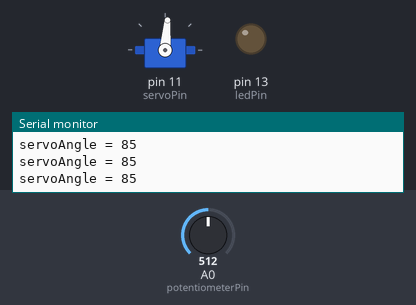
Bench run of a sketch on a simulated Arduino Uno, built with avr-gcc and run on an emulated ATmega328P. Parts: servo, output pins drawn as LEDs (lit = HIGH), the last lines printed to the serial monitor. The inputs (shaded band) are chosen by the test bench; at power-on: A0 (potentiometerPin) = 512.

Above: at 1.2 s.
1.3 s: A0 (potentiometerPin) set to 577
At 2.2 s:
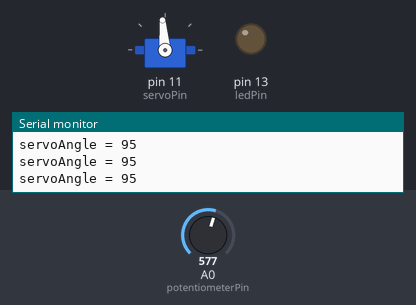
4.3 s: A0 (potentiometerPin) set to 598
At 4.9 s:
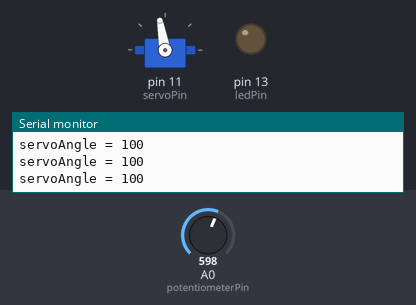
5.8 s: A0 (potentiometerPin) set to 306
At 6.1 s:
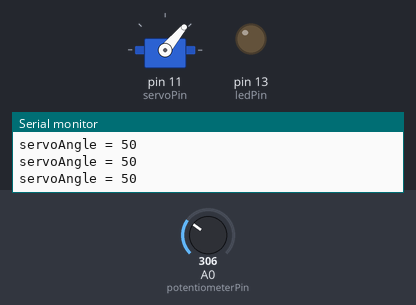
7.3 s: A0 (potentiometerPin) set to 64
At 8.4 s:
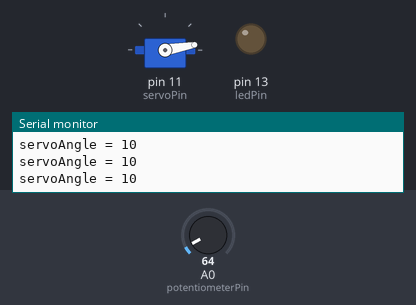
8.8 s: A0 (potentiometerPin) set to 52
At 9.4 s:
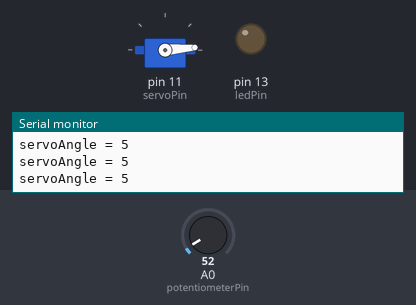
11.8 s: A0 (potentiometerPin) set to 122
At 12.8 s:
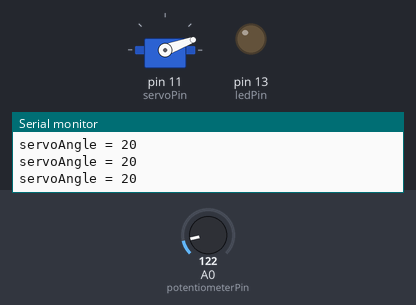
Timing chart, 0 to 14.3 s (numbered marks = the images above; inputs shaded):
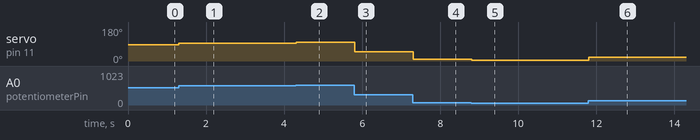

Measured:
- after the input at 1.3 s, servo on pin 11 (servoPin): 85° → 95° at once
- after the input at 4.3 s, servo on pin 11 (servoPin): 95° → 100° at once
- after the input at 5.8 s, servo on pin 11 (servoPin): 100° → 50° at once
- after the input at 7.3 s, servo on pin 11 (servoPin): 50° → 10° at once
- after the input at 8.8 s, servo on pin 11 (servoPin): 10° → 5° at once
- after the input at 11.8 s, servo on pin 11 (servoPin): 5° → 20° at once

The sketch:

uno-servo-potentiometer.ino
```cpp
#include <Servo.h>      // include the servo library

int potentiometerPin = 0;    // select the input pin for the potentiometer
int ledPin = LED_BUILTIN;   // select the pin for the LED
int val = 0;       // variable to store the value coming from the sensor
int sensorValue = 0;
int outputValue = 0;
Servo servoMotor;       // creates an instance of the servo object to control a servo
int servoPin = 11;       // Control pin for servo motor

void setup() {
  pinMode(ledPin, OUTPUT);  // declare the ledPin as an OUTPUT
  Serial.begin(9600);
  servoMotor.attach(servoPin);
}

void loop() {
  sensorValue = analogRead(potentiometerPin);
  outputValue = map(sensorValue, 0, 1023, 0, 179 / 5); // lower resolution for smoothness
  outputValue = outputValue * 5;  // lower resolution for smoothness

  int servoAngle = outputValue;

//  int servoAngle = 15;

  servoMotor.write(servoAngle);

  Serial.print("servoAngle = ");
  Serial.print(servoAngle);
  Serial.print("\n");
  delay(5);
}
```
